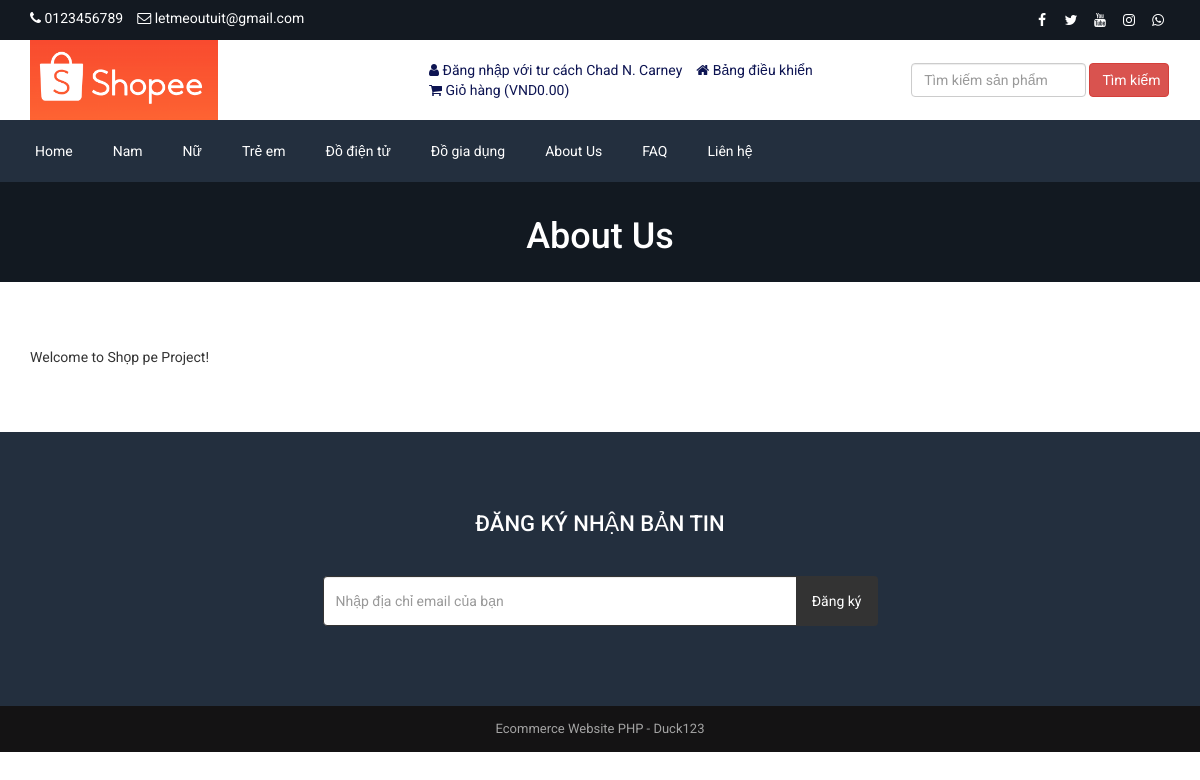
The app's page /about.php (signed in) with its own data.
### tables this page shows
CREATE TABLE `tbl_settings` (
  `id` int(11) NOT NULL,
  `logo` TEXT NOT NULL,
  `favicon` TEXT NOT NULL,
  `footer_about` text NOT NULL,
  `footer_copyright` text NOT NULL,
  `contact_address` text NOT NULL,
  `contact_email` TEXT NOT NULL,
  `contact_phone` TEXT NOT NULL,
  `contact_fax` TEXT NOT NULL,
  `contact_map_iframe` text NOT NULL,
  `receive_email` TEXT NOT NULL,
  `receive_email_subject` TEXT NOT NULL,
  `receive_email_thank_you_message` text NOT NULL,
  `forget_password_message` text NOT NULL,
  `total_recent_post_footer` int(10) NOT NULL,
  `total_popular_post_footer` int(10) NOT NULL,
  `total_recent_post_sidebar` int(11) NOT NULL,
  `total_popular_post_sidebar` int(11) NOT NULL,
  `total_featured_product_home` int(11) NOT NULL,
  `total_latest_product_home` int(11) NOT NULL,
  `total_popular_product_home` int(11) NOT NULL,
  `meta_title_home` text NOT NULL,
  `meta_keyword_home` text NOT NULL,
  `meta_description_home` text NOT NULL,
  `banner_login` TEXT NOT NULL,
  `banner_registration` TEXT NOT NULL,
  `banner_forget_password` TEXT NOT NULL,
  `banner_reset_password` TEXT NOT NULL,
  `banner_search` TEXT NOT NULL,
  `banner_cart` TEXT NOT NULL,
  `banner_checkout` TEXT NOT NULL,
  `banner_product_category` TEXT NOT NULL,
  `banner_blog` TEXT NOT NULL,
  `cta_title` TEXT NOT NULL,
  `cta_content` text NOT NULL,
  `cta_read_more_text` TEXT NOT NULL,
  `cta_read_more_url` TEXT NOT NULL,
  `cta_photo` TEXT NOT NULL,
  `featured_product_title` TEXT NOT NULL,
  `featured_product_subtitle` TEXT NOT NULL,
  `latest_product_title` TEXT NOT NULL,
  `latest_product_subtitle` TEXT NOT NULL,
  `popular_product_title` TEXT NOT NULL,
  `popular_product_subtitle` TEXT NOT NULL,
  `testimonial_title` TEXT NOT NULL,
  `testimonial_subtitle` TEXT NOT NULL,
  `testimonial_photo` TEXT NOT NULL,
  `blog_title` TEXT NOT NULL,
  `blog_subtitle` TEXT NOT NULL,
  `newsletter_text` text NOT NULL,
  `paypal_email` TEXT NOT NULL,
  `stripe_public_key` TEXT NOT NULL,
  `stripe_secret_key` TEXT NOT NULL,
  `bank_detail` text NOT NULL,
  `before_head` text NOT NULL,
  `after_body` text NOT NULL,
  `before_body` text NOT NULL,
  `home_service_on_off` int(11) NOT NULL,
  `home_welcome_on_off` int(11) NOT NULL,
  `home_featured_product_on_off` int(11) NOT NULL,
  `home_latest_product_on_off` int(11) NOT NULL,
  `home_popular_product_on_off` int(11) NOT NULL,
  `home_testimonial_on_off` int(11) NOT NULL,
  `home_blog_on_off` int(11) NOT NULL,
  `newsletter_on_off` int(11) NOT NULL,
  `ads_above_welcome_on_off` int(1) NOT NULL,
  `ads_above_featured_product_on_off` int(1) NOT NULL,
  `ads_above_latest_product_on_off` int(1) NOT NULL,
  `ads_above_popular_product_on_off` int(1) NOT NULL,
  `ads_above_testimonial_on_off` int(1) NOT NULL,
  `ads_category_sidebar_on_off` int(1) NOT NULL
);

CREATE TABLE `tbl_social` (
  `social_id` int(11) NOT NULL,
  `social_name` varchar(30) NOT NULL,
  `social_url` TEXT NOT NULL,
  `social_icon` varchar(30) NOT NULL
);

CREATE TABLE `tbl_top_category` (
  `tcat_id` int(11) NOT NULL,
  `tcat_name` TEXT NOT NULL,
  `show_on_menu` int(1) NOT NULL
);

CREATE TABLE `tbl_page` (
  `id` int(11) NOT NULL,
  `about_title` TEXT NOT NULL,
  `about_content` text NOT NULL,
  `about_banner` TEXT NOT NULL,
  `about_meta_title` TEXT NOT NULL,
  `about_meta_keyword` text NOT NULL,
  `about_meta_description` text NOT NULL,
  `faq_title` TEXT NOT NULL,
  `faq_banner` TEXT NOT NULL,
  `faq_meta_title` TEXT NOT NULL,
  `faq_meta_keyword` text NOT NULL,
  `faq_meta_description` text NOT NULL,
  `blog_title` TEXT NOT NULL,
  `blog_banner` TEXT NOT NULL,
  `blog_meta_title` TEXT NOT NULL,
  `blog_meta_keyword` text NOT NULL,
  `blog_meta_description` text NOT NULL,
  `contact_title` TEXT NOT NULL,
  `contact_banner` TEXT NOT NULL,
  `contact_meta_title` TEXT NOT NULL,
  `contact_meta_keyword` text NOT NULL,
  `contact_meta_description` text NOT NULL,
  `pgallery_title` TEXT NOT NULL,
  `pgallery_banner` TEXT NOT NULL,
  `pgallery_meta_title` TEXT NOT NULL,
  `pgallery_meta_keyword` text NOT NULL,
  `pgallery_meta_description` text NOT NULL,
  `vgallery_title` TEXT NOT NULL,
  `vgallery_banner` TEXT NOT NULL,
  `vgallery_meta_title` TEXT NOT NULL,
  `vgallery_meta_keyword` text NOT NULL,
  `vgallery_meta_description` text NOT NULL
);

### about.php (the view, shortened to what this page needs)
<?php require_once('header.php'); ?>
<?php
$statement = $pdo->prepare("SELECT * FROM tbl_page WHERE id=1");
$statement->execute();
$result = $statement->fetchAll(PDO::FETCH_ASSOC);
foreach ($result as $row) {
   $about_title = $row['about_title'];
    $about_content = $row['about_content'];
    $about_banner = $row['about_banner'];
}
?>
<div class="page-banner" style="background-image: url(assets/uploads/<?php echo $about_banner; ?>);">
    <div class="inner">
        <h1><?php echo $about_title; ?></h1>
    </div>
</div>
<div class="page">
    <div class="container">
        <div class="row">
            <div class="col-md-12">
                <p>
                    <?php echo $about_content; ?>
            </div>
        </div>
    </div>
</div>
<?php require_once('footer.php'); ?>

### header.php (shortened to what this page needs)
<?php
include("admin/inc/config.php");
$statement = $pdo->prepare("SELECT * FROM tbl_settings WHERE id=1");
$statement->execute();
$result = $statement->fetchAll(PDO::FETCH_ASSOC);
foreach ($result as $row)
{
	$logo = $row['logo'];
	$contact_email = $row['contact_email'];
	$contact_phone = $row['contact_phone'];
}
?>
<!DOCTYPE html>
<html lang="en">
<head>
	<link rel="stylesheet" href="assets/css/bootstrap.min.css">
	<link rel="stylesheet" href="assets/css/font-awesome.min.css">
	<link rel="stylesheet" href="assets/css/owl.carousel.min.css">
	<link rel="stylesheet" href="assets/css/owl.theme.default.min.css">
	<link rel="stylesheet" href="assets/css/jquery.bxslider.min.css">
    <link rel="stylesheet" href="assets/css/magnific-popup.css">
    <link rel="stylesheet" href="assets/css/rating.css">
	<link rel="stylesheet" href="assets/css/spacing.css">
	<link rel="stylesheet" href="assets/css/bootstrap-touch-slider.css">
	<link rel="stylesheet" href="assets/css/animate.min.css">
	<link rel="stylesheet" href="assets/css/tree-menu.css">
	<link rel="stylesheet" href="assets/css/select2.min.css">
	<link rel="stylesheet" href="assets/css/main.css">
	<link rel="stylesheet" href="assets/css/responsive.css">
	<?php
	$statement = $pdo->prepare("SELECT * FROM tbl_page WHERE id=1");
	$statement->execute();
	$result = $statement->fetchAll(PDO::FETCH_ASSOC);
		?>
</head>
<body>
<div class="top">
	<div class="container">
		<div class="row">
			<div class="col-md-6 col-sm-6 col-xs-12">
				<div class="left">
					<ul>
						<li><i class="fa fa-phone"></i> <?php echo $contact_phone; ?></li>
						<li><i class="fa fa-envelope-o"></i> <?php echo $contact_email; ?></li>
					</ul>
				</div>
			</div>
			<div class="col-md-6 col-sm-6 col-xs-12">
				<div class="right">
					<ul>
						<?php
						$statement = $pdo->prepare("SELECT * FROM tbl_social");
						$statement->execute();
						$result = $statement->fetchAll(PDO::FETCH_ASSOC);
						foreach ($result as $row) {
							?>
							<?php if($row['social_url'] != ''): ?>
							<li><a href="<?php echo $row['social_url']; ?>"><i class="<?php echo $row['social_icon']; ?>"></i></a></li>
							<?php endif; ?>
							<?php
						}
						?>
					</ul>
				</div>
			</div>
		</div>
	</div>
</div>
<div class="header">
	<div class="container">
		<div class="row inner">
			<div class="col-md-4 logo">
				<a href="index.php"><img src="assets/uploads/<?php echo $logo; ?>" alt="logo image"></a>
			</div>
			<div class="col-md-5 right">
				<ul>
					<?php
					if(isset($_SESSION['customer'])) {
						?>
						<li><i class="fa fa-user"></i> <?php echo LANG_VALUE_13; ?> <?php echo $_SESSION['customer']['cust_name']; ?></li>
						<li><a href="dashboard.php"><i class="fa fa-home"></i> <?php echo LANG_VALUE_89; ?></a></li>
						<?php
					} else {
						?>
						<li><a href="login.php"><i class="fa fa-sign-in"></i> <?php echo LANG_VALUE_9; ?></a></li>
						<li><a href="registration.php"><i class="fa fa-user-plus"></i> <?php echo LANG_VALUE_15; ?></a></li>
						<?php
					}
					?>
					<li><a href="cart.php"><i class="fa fa-shopping-cart"></i> <?php echo LANG_VALUE_18; ?> (<?php echo LANG_VALUE_1; ?><?php
					if(isset($_SESSION['cart_p_id'])) {
						$table_total_price = 0;
						$i=0;
	                    foreach($_SESSION['cart_p_qty'] as $key => $value)
	                    {
	                        $i++;
	                        $arr_cart_p_qty[$i] = $value;
	                    }                    $i=0;
	                    foreach($_SESSION['cart_p_current_price'] as $key => $value)
	                    {
	                        $i++;
	                        $arr_cart_p_current_price[$i] = $value;
	                    }
	                    for($i=1;$i<=count($arr_cart_p_qty);$i++) {
	                    	$row_total_price = $arr_cart_p_current_price[$i]*$arr_cart_p_qty[$i];
	                        $table_total_price = $table_total_price + $row_total_price;
	                    }
						echo $table_total_price;
					} else {
						echo '0.00';
					}
					?>)</a></li>
				</ul>
			</div>
			<div class="col-md-3 search-area">
				<form class="navbar-form navbar-left" role="search" action="search-result.php" method="get">
					<div class="form-group">
						<input type="text" class="form-control search-top" placeholder="<?php echo LANG_VALUE_2; ?>" name="search_text">
					</div>
					<button type="submit" class="btn btn-danger"><?php echo LANG_VALUE_3; ?></button>
				</form>
			</div>
		</div>
	</div>
</div>
<div class="nav">
	<div class="container">
		<div class="row">
			<div class="col-md-12 pl_0 pr_0">
				<div class="menu-container">
					<div class="menu">
						<ul>
							<li><a href="index.php">Home</a></li>
							<?php
							$statement = $pdo->prepare("SELECT * FROM tbl_top_category WHERE show_on_menu=1");
							$statement->execute();
							$result = $statement->fetchAll(PDO::FETCH_ASSOC);
							foreach ($result as $row) {
								?>
								<li><a href="product-category.php?id=<?php echo $row['tcat_id']; ?>&type=top-category"><?php echo $row['tcat_name']; ?></a>
								</li>
								<?php
							}
							?>
							<?php
							$statement = $pdo->prepare("SELECT * FROM tbl_page WHERE id=1");
							$statement->execute();
							$result = $statement->fetchAll(PDO::FETCH_ASSOC);
							foreach ($result as $row) {
								$about_title = $row['about_title'];
								$faq_title = $row['faq_title'];
								$contact_title = $row['contact_title'];
							}
							?>
							<li><a href="about.php"><?php echo $about_title; ?></a></li>
							<li><a href="faq.php"><?php echo $faq_title; ?></a></li>
							<li><a href="contact.php"><?php echo $contact_title; ?></a></li>
						</ul>
					</div>
				</div>
			</div>
		</div>
	</div>
</div>

### footer.php (shortened to what this page needs)
<?php
$statement = $pdo->prepare("SELECT * FROM tbl_settings WHERE id=1");
$statement->execute();
$result = $statement->fetchAll(PDO::FETCH_ASSOC);
foreach ($result as $row)
{
	$footer_copyright = $row['footer_copyright'];
    $newsletter_on_off = $row['newsletter_on_off'];
}
?>
<?php if($newsletter_on_off == 1): ?>
<section class="home-newsletter">
	<div class="container">
		<div class="row">
			<div class="col-md-6 col-md-offset-3">
				<div class="single">
				<form action="" method="post">
					<h2><?php echo LANG_VALUE_93; ?></h2>
					<div class="input-group">
			        	<input type="email" class="form-control" placeholder="<?php echo LANG_VALUE_95; ?>" name="email_subscribe">
			         	<span class="input-group-btn">
			         	<button class="btn btn-theme" type="submit" name="form_subscribe"><?php echo LANG_VALUE_92; ?></button>
			         	</span>
			        </div>
				</div>
			</div>
		</div>
	</div>
</section>
<?php endif; ?>
<div class="footer-bottom">
	<div class="container">
		<div class="row">
			<div class="col-md-12 copyright">
				<?php echo $footer_copyright; ?>
			</div>
		</div>
	</div>
</div>
</body>
</html>

### assets/css/main.css (style rules this page uses)
* { margin: 0; padding: 0; }
body { font-family: "Roboto", sans-serif; font-size: 14px; }
h1, h2, h3, h4, h5, h6 { font-family: "Roboto", sans-serif; }
a { text-decoration: none; }
.top { width: 100%; height: 40px; background: #131921; }
.top .left { float: left; }
.top .left ul { padding-top: 8px; }
.top .left ul li { list-style-type: none; float: left; margin-right: 14px; color: white; }
.top .left ul li i { color: white; }
.top .right { float: right; }
.top .right ul { padding-top: 8px; }
.top .right ul li { list-style-type: none; float: left; margin-left: 5px; }
.top .right ul li a { color: white; width: 24px; height: 24px; line-height: 24px; text-align: center; border-radius: 50%; display: block; transition: all 0.4s ease; }
.header { width: 100%; height: auto; background: #fff; }
.header .inner { height: auto; display: table; }
.header .logo { float: none; display: table-cell; vertical-align: middle; }
.header .logo img { max-width: 100%; height: 80px; }
.header .navbar-form .form-control { width: 300px; }
.header .search-area { float: none; display: table-cell; vertical-align: middle; }
.header .search-area .form-group { width: calc(100% - 84px); }
.header .search-area button { width: 80px; }
.header .search-area form { width: 100%; }
.header .right { float: none; display: table-cell; vertical-align: middle; padding-right: 0; }
.header .right ul { float: right; margin-bottom: 0; }
.header .right ul li { list-style-type: none; float: left; margin-left: 14px; color: #0d1452; }
.header .right ul li a { color: #0d1452; }
.header .navbar-form .search-top { width: 100%; }
.nav { background: #232f3e; }
.menu-container { width: 100%; margin: 0 auto; background: #232f3e; }
.menu-dropdown-icon:before { content: "\f067"; font-family: "FontAwesome"; display: none; cursor: pointer; float: right; padding: 1.5em 2em; background: #fff; color: #333; }
.menu > ul { margin: 0 auto; width: 100%; list-style: none; padding: 0; position: relative; box-sizing: border-box; }
.menu > ul:before, .menu > ul:after { content: ""; display: table; }
.menu > ul:after { clear: both; }
.menu > ul > li { float: left; padding: 0; margin: 0; }
.menu > ul > li a { text-decoration: none; padding: 1.5em 20px; display: block; color: #fff; }
.footer-bottom { width: 100%; height: auto; background: #141314; padding: 14px 0; }
.footer-bottom .copyright { font-size: 13px; color: #a3a3a3; text-align: center; }
.page-banner { width: 100%; height: auto; background-repeat: no-repeat; background-position: center center; -webkit-background-size: cover; background-size: cover; position: relative; padding-top: 15px; padding-bottom: 15px; overflow: hidden; }
.page-banner h1 { color: #fff; text-align: center; z-index: 999; position: relative; }
.page { width: 100%; height: auto; padding-top: 50px; padding-bottom: 50px; }
.home-newsletter { padding: 80px 0; background: #232f3e; }
.home-newsletter .single { max-width: 650px; margin: 0 auto; text-align: center; position: relative; z-index: 2; }
.home-newsletter .single h2 { font-size: 22px; color: white; text-transform: uppercase; margin-bottom: 40px; margin-top: 0; }
.home-newsletter .single .form-control { height: 50px; border-color: #333; outline: none; }
.home-newsletter .single .btn { min-height: 50px; background: #333; color: #fff; padding-left: 15px; padding-right: 15px; }

### assets/css/responsive.css (style rules this page uses)
@media only screen and (min-width: 992px) { .header .inner { width: 100%; } }
@media only screen and (min-width: 992px) { .header .search-area { padding-right: 0; } }
@media only screen and (min-width: 992px) { .header .search-area form { padding-right: 0; } }
@media only screen and (min-width: 992px) { .header .container { padding-right: 0; } }

### records on screen
tbl_settings: contact_phone "0123456789", contact_email "letmeoutuit@gmail.com", logo (picture), footer_copyright "Ecommerce Website PHP - Duck123"
tbl_top_category: tcat_name "Nam"
tbl_top_category: tcat_name "Nữ"
tbl_top_category: tcat_name "Trẻ em"
tbl_top_category: tcat_name "Đồ điện tử"
tbl_top_category: tcat_name "Đồ gia dụng"
tbl_page: about_title "About Us", faq_title "FAQ", contact_title "Liên hệ", about_banner (picture), about_content "Welcome to Shọp pe Project!"

### other values on screen
LANG_VALUE_13 "Đăng nhập với tư cách"
$_SESSION['customer']['cust_name'] "Chad N. Carney"
LANG_VALUE_89 "Bảng điều khiển"
LANG_VALUE_18 "Giỏ hàng"
LANG_VALUE_1 "VND"
LANG_VALUE_3 "Tìm kiếm"
LANG_VALUE_93 "ĐĂNG KÝ NHẬN BẢN TIN"
LANG_VALUE_92 "Đăng ký"
